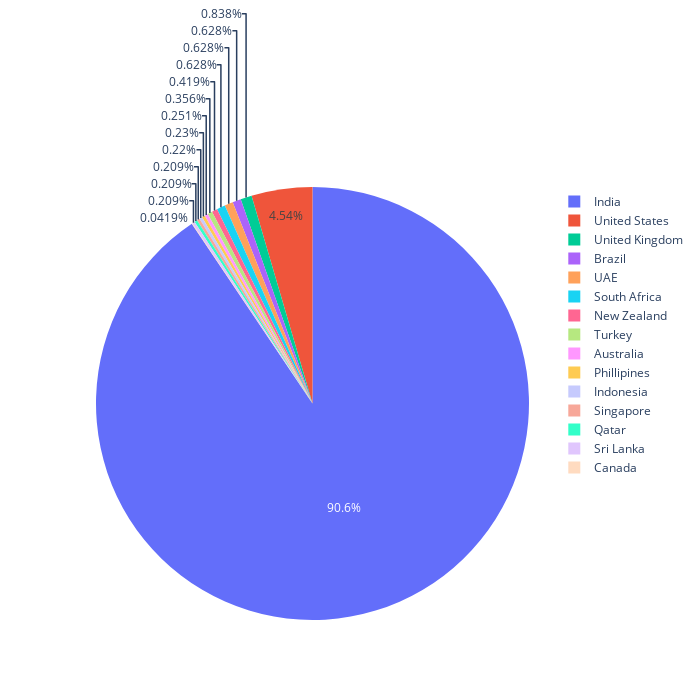

Source (notebook cell):
### Code cell
px.pie(names=country_name,values=country_value,width=700,height=700)

### Figure 1 — Plotly figure (JSON) as saved in the notebook; plotly's stock layout.template omitted (floating-point values rounded to 4 significant figures)
{"data": [{"domain": {"x": [0, 1], "y": [0, 1]}, "hovertemplate": "label=%{label}<br>value=%{value}<extra></extra>", "labels": ["India", "United States", "United Kingdom", "Brazil", "UAE", "South Africa", "New Zealand", "Turkey", "Australia", "Phillipines", "Indonesia", "Singapore", "Qatar", "Sri Lanka", "Canada"], "legendgroup": "", "name": "", "showlegend": true, "type": "pie", "values": [8652, 434, 80, 60, 60, 60, 40, 34, 24, 22, 21, 20, 20, 20, 4]}], "layout": {"height": 700, "legend": {"tracegroupgap": 0}, "margin": {"t": 60}, "width": 700}}
